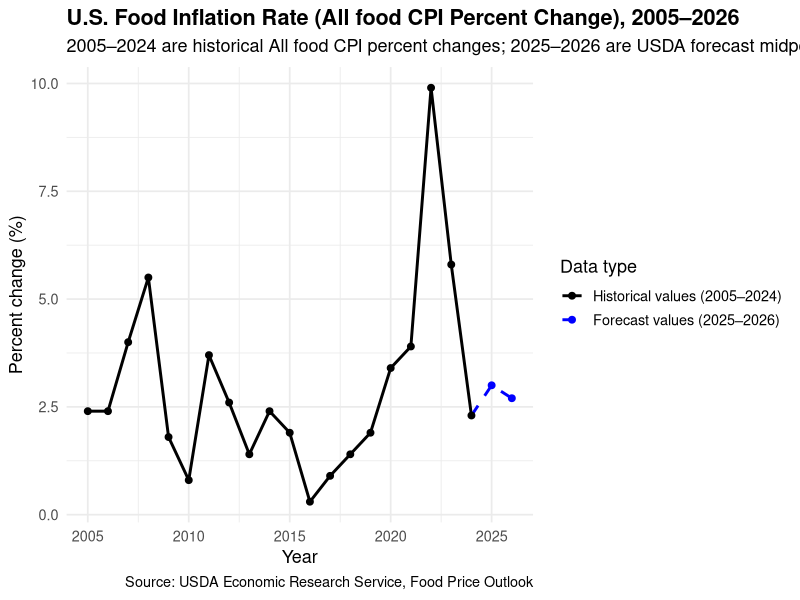
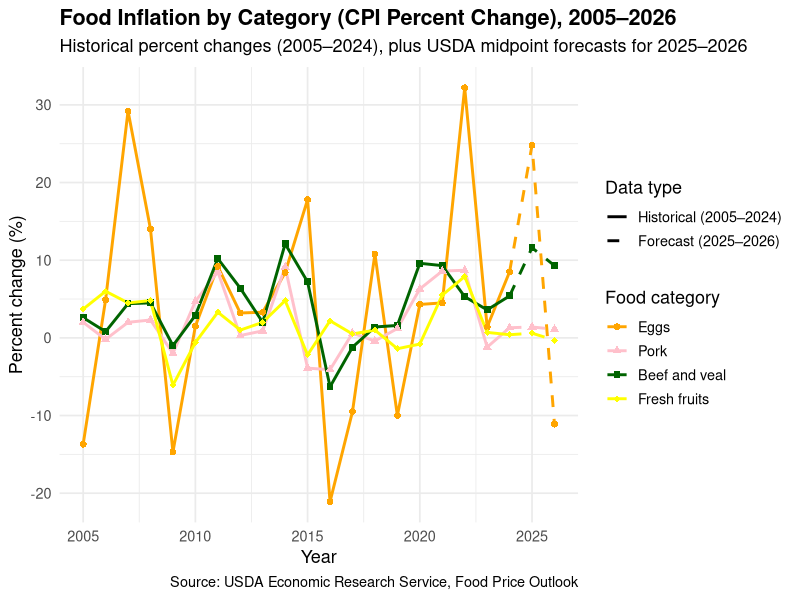
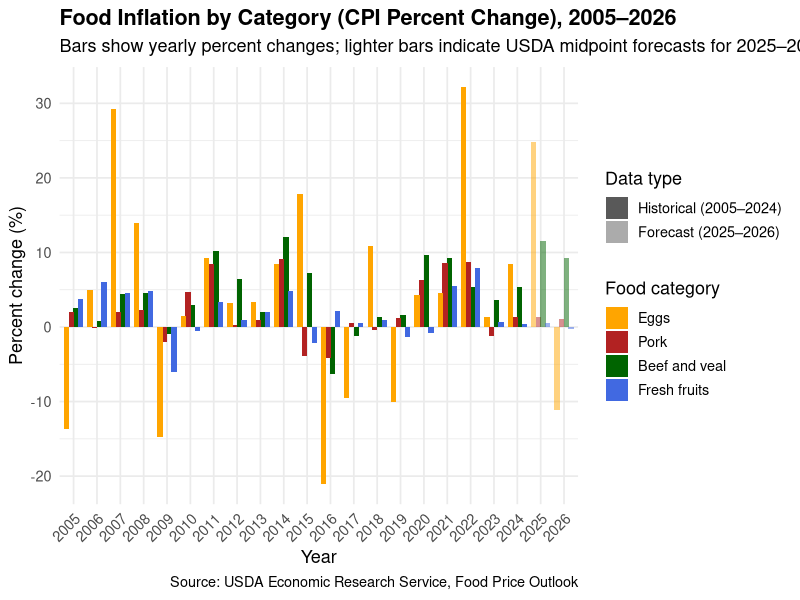
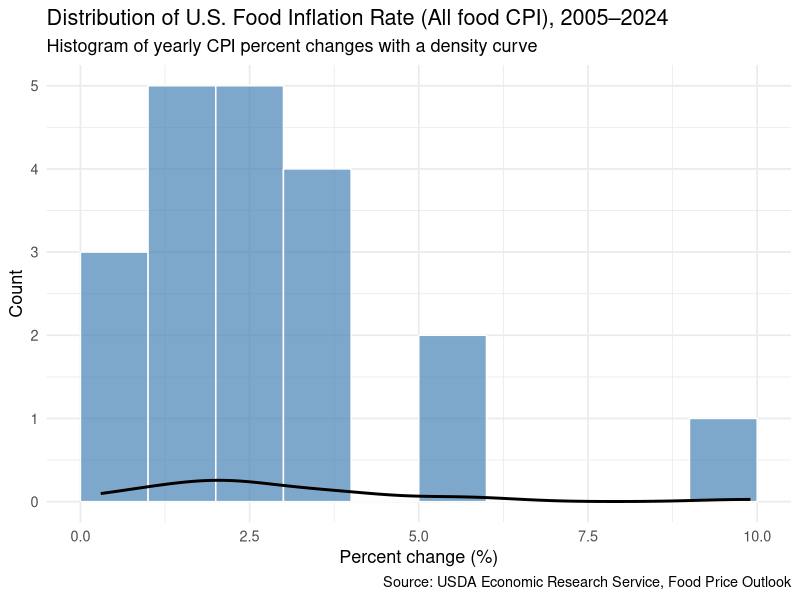

These figures' R source, in order:
# Install tidyverse 
install.packages("tidyverse")
library(tidyverse)

# Data import (CSV files stored in the GitHub repo)
historical_raw <- read_csv("historicalcpi.csv")
forecast_raw   <- read_csv("CPIForecast.csv")

View(historical_raw) 
View(forecast_raw)   

# Data wrangling + cleaning: All food CPI (Historical: 2005–2024)
allfood_hist <- historical_raw %>%
  filter(str_detect(`Consumer Price Index item`, "All food"),
         Year >= 2005, Year <= 2024) %>%
  mutate(Year = as.integer(Year)) %>%
  rename(pct_change = `Percent change`) %>%
  mutate(type = "Historical") %>%
  select(Year, pct_change, type)

View(allfood_hist)

# Data wrangling + cleaning: All food CPI (Forecast: 2025–2026 midpoints)
allfood_fc <- forecast_raw %>%
  filter(`Top-level` == "All food") %>%
  filter(is.na(Aggregate)) %>%
  filter(Attribute %in% c("Mid point of prediction interval 2025",
                          "Mid point of prediction interval 2026")) %>%
  mutate(
    Year       = parse_number(Attribute),
    pct_change = Value,
    type       = "Forecast"
  ) %>%
  select(Year, pct_change, type)

View(allfood_fc)

# Combine datasets: All food CPI (Historical + Forecast)
allfood_cpi <- bind_rows(allfood_hist, allfood_fc) %>%
  arrange(Year)

View(allfood_cpi)

# Helper datasets for Plot 1: make the dashed forecast line start at 2024 (last historical year)
forecast_line <- allfood_hist %>%
  filter(Year == 2024) %>%
  mutate(type = "Forecast") %>%
  bind_rows(allfood_fc %>%
              mutate(type = "Forecast"))

lines_df <- bind_rows(
  allfood_hist %>% mutate(type = "Historical"),
  forecast_line
) %>%
  mutate(type = factor(type, levels = c("Historical", "Forecast")))

points_df <- bind_rows(
  allfood_hist %>% mutate(type = "Historical"),
  allfood_fc   %>% mutate(type = "Forecast")
) %>%
  mutate(type = factor(type, levels = c("Historical", "Forecast")))

# Plot 1: All food CPI percent change over time
food_cpi_plot <- ggplot(lines_df,
                        aes(x = Year,
                            y = pct_change,
                            linetype = type,
                            color    = type)) +
  geom_line(linewidth = 1) +
  geom_point(data = points_df,
             aes(x = Year, y = pct_change,
                 color = type),
             size = 2) +
  scale_linetype_manual(
    name   = "Data type",
    breaks = c("Historical", "Forecast"),
    values = c("Historical" = "solid",
               "Forecast"   = "dashed"),
    labels = c("Historical values (2005–2024)",
               "Forecast values (2025–2026)")
  ) +
  scale_color_manual(
    name   = "Data type",
    breaks = c("Historical", "Forecast"),
    values = c("Historical" = "black",
               "Forecast"   = "blue"),
    labels = c("Historical values (2005–2024)",
               "Forecast values (2025–2026)")
  ) +
  labs(
    title    = "U.S. Food Inflation Rate (All food CPI Percent Change), 2005–2026",
    subtitle = "2005–2024 are historical All food CPI percent changes; 2025–2026 are USDA forecast midpoints",
    x        = "Year",
    y        = "Percent change (%)",
    caption  = "Source: USDA Economic Research Service, Food Price Outlook"
  ) +
  theme_minimal(base_size = 13) +
  theme(
    legend.position = "right",
    plot.title      = element_text(face = "bold"),
    plot.subtitle   = element_text(margin = margin(b = 8))
  )

food_cpi_plot

# Data wrangling + cleaning: Four categories (Eggs, Pork, Beef and veal, Fresh fruits)
items4 <- c("Eggs", "Pork", "Beef and veal", "Fresh fruits")

hist_4items <- historical_raw %>%
  filter(`Consumer Price Index item` %in% items4,
         Year >= 2005, Year <= 2024) %>%
  mutate(
    item       = `Consumer Price Index item`,
    Year       = as.integer(Year),
    pct_change = `Percent change`,
    type       = "Historical"
  ) %>%
  select(item, Year, pct_change, type)

View(hist_4items)

# Data wrangling + cleaning: Four categories forecast values (2025–2026 midpoints)
eggs_fc <- forecast_raw %>%
  filter(`Top-level` == "All food",
         Aggregate   == "Food at home",
         `Mid-level` == "Eggs",
         str_detect(Attribute, "Mid point of prediction interval")) %>%
  mutate(
    item       = "Eggs",
    Year       = parse_number(Attribute),
    pct_change = Value,
    type       = "Forecast"
  ) %>%
  filter(Year %in% c(2025, 2026)) %>%
  select(item, Year, pct_change, type)

pork_fc <- forecast_raw %>%
  filter(`Top-level` == "All food",
         Aggregate   == "Food at home",
         `Mid-level` == "Meats, poultry, and fish",
         `Low-level` == "Meats",
         Disaggregate == "Pork",
         str_detect(Attribute, "Mid point of prediction interval")) %>%
  mutate(
    item       = "Pork",
    Year       = parse_number(Attribute),
    pct_change = Value,
    type       = "Forecast"
  ) %>%
  filter(Year %in% c(2025, 2026)) %>%
  select(item, Year, pct_change, type)

beef_fc <- forecast_raw %>%
  filter(`Top-level` == "All food",
         Aggregate   == "Food at home",
         `Mid-level` == "Meats, poultry, and fish",
         `Low-level` == "Meats",
         Disaggregate == "Beef and veal",
         str_detect(Attribute, "Mid point of prediction interval")) %>%
  mutate(
    item       = "Beef and veal",
    Year       = parse_number(Attribute),
    pct_change = Value,
    type       = "Forecast"
  ) %>%
  filter(Year %in% c(2025, 2026)) %>%
  select(item, Year, pct_change, type)

freshfruits_fc <- forecast_raw %>%
  filter(`Top-level` == "All food",
         Aggregate   == "Food at home",
         `Mid-level` == "Fruits and vegetables",
         `Low-level` == "Fresh fruits and vegetables",
         `Disaggregate` == "Fresh fruits",
         str_detect(Attribute, "Mid point of prediction interval")) %>%
  mutate(
    item       = "Fresh fruits",
    Year       = parse_number(Attribute),
    pct_change = Value,
    type       = "Forecast"
  ) %>%
  filter(Year %in% c(2025, 2026)) %>%
  select(item, Year, pct_change, type)

fc_4items <- bind_rows(eggs_fc, pork_fc, beef_fc, freshfruits_fc)

View(fc_4items)

# Helper datasets for Plot 2: make the dashed forecast segment start at 2024 for each category
forecast_line_4items <- hist_4items %>%
  filter(Year == 2024) %>%
  mutate(type = "Forecast") %>%
  bind_rows(fc_4items)

lines_4items <- bind_rows(hist_4items, forecast_line_4items) %>%
  mutate(
    type = factor(type, levels = c("Historical", "Forecast")),
    item = factor(item, levels = c("Eggs", "Pork", "Beef and veal", "Fresh fruits"))
  )

points_4items <- bind_rows(hist_4items, fc_4items) %>%
  mutate(
    type = factor(type, levels = c("Historical", "Forecast")),
    item = factor(item, levels = c("Eggs", "Pork", "Beef and veal", "Fresh fruits"))
  )

# Plot 2: Four-category trend comparison
cpi_4items_plot <- ggplot(lines_4items,
                          aes(x = Year,
                              y = pct_change,
                              color    = item,
                              linetype = type)) +
  geom_line(linewidth = 1) +
  geom_point(data = points_4items,
             aes(shape = item, color = item),
             size = 2) +
  scale_linetype_manual(
    name   = "Data type",
    values = c("Historical" = "solid",
               "Forecast"   = "dashed"),
    labels = c("Historical (2005–2024)",
               "Forecast (2025–2026)")
  ) +
  scale_color_manual(
    name   = "Food category",
    values = c("Eggs"          = "orange",
               "Pork"          = "pink",
               "Beef and veal" = "darkgreen",
               "Fresh fruits"  = "yellow")
  ) +
  scale_shape_manual(
    name   = "Food category",
    values = c("Eggs"          = 16,
               "Pork"          = 17,
               "Beef and veal" = 15,
               "Fresh fruits"  = 18)
  ) +
  labs(
    title    = "Food Inflation by Category (CPI Percent Change), 2005–2026",
    subtitle = "Historical percent changes (2005–2024), plus USDA midpoint forecasts for 2025–2026",
    x        = "Year",
    y        = "Percent change (%)",
    caption  = "Source: USDA Economic Research Service, Food Price Outlook"
  ) +
  theme_minimal(base_size = 13) +
  theme(
    legend.position = "right",
    plot.title      = element_text(face = "bold"),
    plot.subtitle   = element_text(margin = margin(b = 8))
  )

cpi_4items_plot

# Data wrangling: combine historical + forecast for bar chart view
cpi_4items_all <- bind_rows(hist_4items, fc_4items) %>% 
  mutate(
    type = factor(type, levels = c("Historical", "Forecast")),
    item = factor(item, levels = c("Eggs", "Pork", "Beef and veal", "Fresh fruits"))
  )

# Plot 3: Grouped bar chart
cpi_4items_bar <- ggplot(
  cpi_4items_all,
  aes(x = factor(Year),
      y = pct_change,
      fill  = item,
      alpha = type)
) +
  geom_col(position = position_dodge(width = 0.8)) +
  scale_fill_manual(
    name   = "Food category",
    values = c("Eggs"          = "orange",
               "Pork"          = "firebrick",
               "Beef and veal" = "darkgreen",
               "Fresh fruits"  = "royalblue")
  ) +
  scale_alpha_manual(
    name   = "Data type",
    values = c("Historical" = 1,
               "Forecast"   = 0.5),
    labels = c("Historical (2005–2024)",
               "Forecast (2025–2026)")
  ) +
  labs(
    title    = "Food Inflation by Category (CPI Percent Change), 2005–2026",
    subtitle = "Bars show yearly percent changes; lighter bars indicate USDA midpoint forecasts for 2025–2026",
    x        = "Year",
    y        = "Percent change (%)",
    caption  = "Source: USDA Economic Research Service, Food Price Outlook"
  ) +
  theme_minimal(base_size = 13) +
  theme(
    legend.position = "right",
    plot.title      = element_text(face = "bold"),
    plot.subtitle   = element_text(margin = margin(b = 8)),
    axis.text.x     = element_text(angle = 45, hjust = 1)
  )

cpi_4items_bar

# Table: historical mean/min/max (2005–2024) + forecast midpoints (2025–2026)
summary_4items <- hist_4items %>%
  group_by(item) %>%
  summarise(
    mean_2005_2024 = mean(pct_change, na.rm = TRUE),
    min_2005_2024  = min(pct_change, na.rm = TRUE),
    max_2005_2024  = max(pct_change, na.rm = TRUE)
  ) %>%
  left_join(
    fc_4items %>%
      select(item, Year, pct_change) %>%
      tidyr::pivot_wider(
        names_from  = Year,
        values_from = pct_change,
        names_prefix = "forecast_"
      ),
    by = "item"
  ) %>%
  mutate(
    across(where(is.numeric), ~ round(.x, 1))
  ) %>%
  arrange(item)

summary_4items

# Table 1: cleaned version of the summary table
summary_4items_pretty <- summary_4items %>%
  rename(
    Item                 = item,
    `Mean 2005–2024 (%)` = mean_2005_2024,
    `Min 2005–2024 (%)`  = min_2005_2024,
    `Max 2005–2024 (%)`  = max_2005_2024,
    `Forecast 2025 (%)`  = forecast_2025,
    `Forecast 2026 (%)`  = forecast_2026
  ) %>%
  mutate(
    across(where(is.numeric), ~ round(.x, 1))
  ) %>%
  arrange(Item)

View(summary_4items_pretty)

# Table 2: three highest and three lowest historical inflation years (All food, 2005–2024)
allfood_extremes <- allfood_hist %>%
  select(Year, pct_change) %>%
  arrange(desc(pct_change)) %>%
  slice_head(n = 3) %>%
  mutate(Rank = paste0("Highest #", row_number())) %>%
  bind_rows(
    allfood_hist %>%
      select(Year, pct_change) %>%
      arrange(pct_change) %>%
      slice_head(n = 3) %>%
      mutate(Rank = paste0("Lowest #", row_number()))
  ) %>%
  mutate(pct_change = round(pct_change, 1)) %>%
  select(Rank, Year, pct_change) %>%
  arrange(desc(pct_change))

allfood_extremes_pretty <- allfood_extremes %>%
  rename(`Percent change (%)` = pct_change)

View(allfood_extremes_pretty)

# Plot 4: distribution of historical All food CPI percent changes (2005–2024)
allfood_dist_plot <- ggplot(allfood_hist, aes(x = pct_change)) +
  geom_histogram(
    binwidth = 1,
    boundary = 0,
    fill = "steelblue",
    color = "white",
    alpha = 0.7
  )+
  geom_density(aes(y = after_stat(density) * 1), linewidth = 1) +
  labs(
    title = "Distribution of U.S. Food Inflation Rate (All food CPI), 2005–2024",
    subtitle = "Histogram of yearly CPI percent changes with a density curve",
    x = "Percent change (%)",
    y = "Count",
    caption = "Source: USDA Economic Research Service, Food Price Outlook"
  ) +
  theme_minimal(base_size = 13)

allfood_dist_plot
